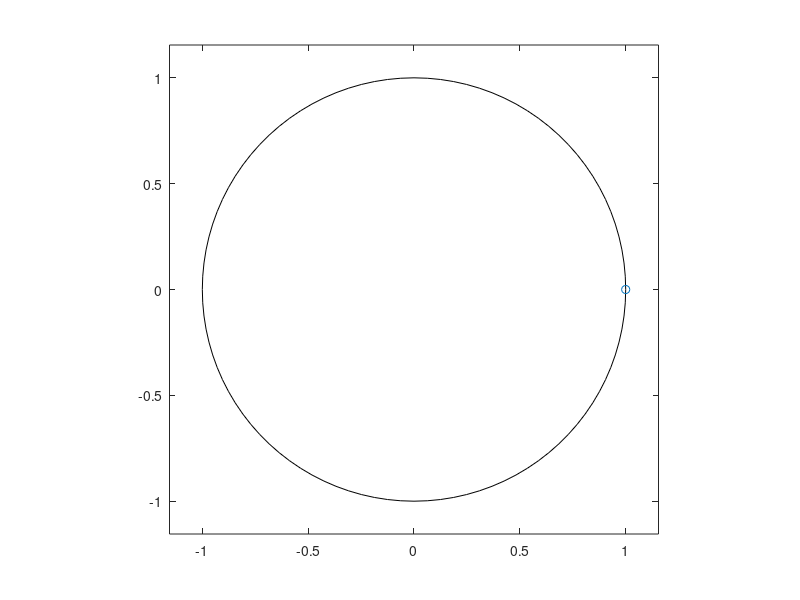

MATLAB code for this plot:
b = [1];
a = conv([1 -0.9],[1 0.9]);
c = conv(a,[1 0.9]);
[r p c] = residuez(b,c)
zplane(b,c); grid;

% b = [1 -0.8*sqrt(2) 0.64];
% 
% c=roots(b)
% 
% % Pole Magnitude
% RC = abs(c)
% % Pole angles in Pi Units
% AR = angle(c) / pi
% % 
% % b = [1 0.4*sqrt(2)]; a = [1 -0.8*sqrt(2) 0.64];
% % [r p c] = residuez(b,a)
% % % Pole Magnitude
% % Mp = abs(p)
% % % Pole angles in Pi Units
% % Ap = angle(p) / pi
% 
% % Pole Magnitude
% RC = abs(p)
% % Pole angles in Pi Units
% AR = angle(p) / pi
